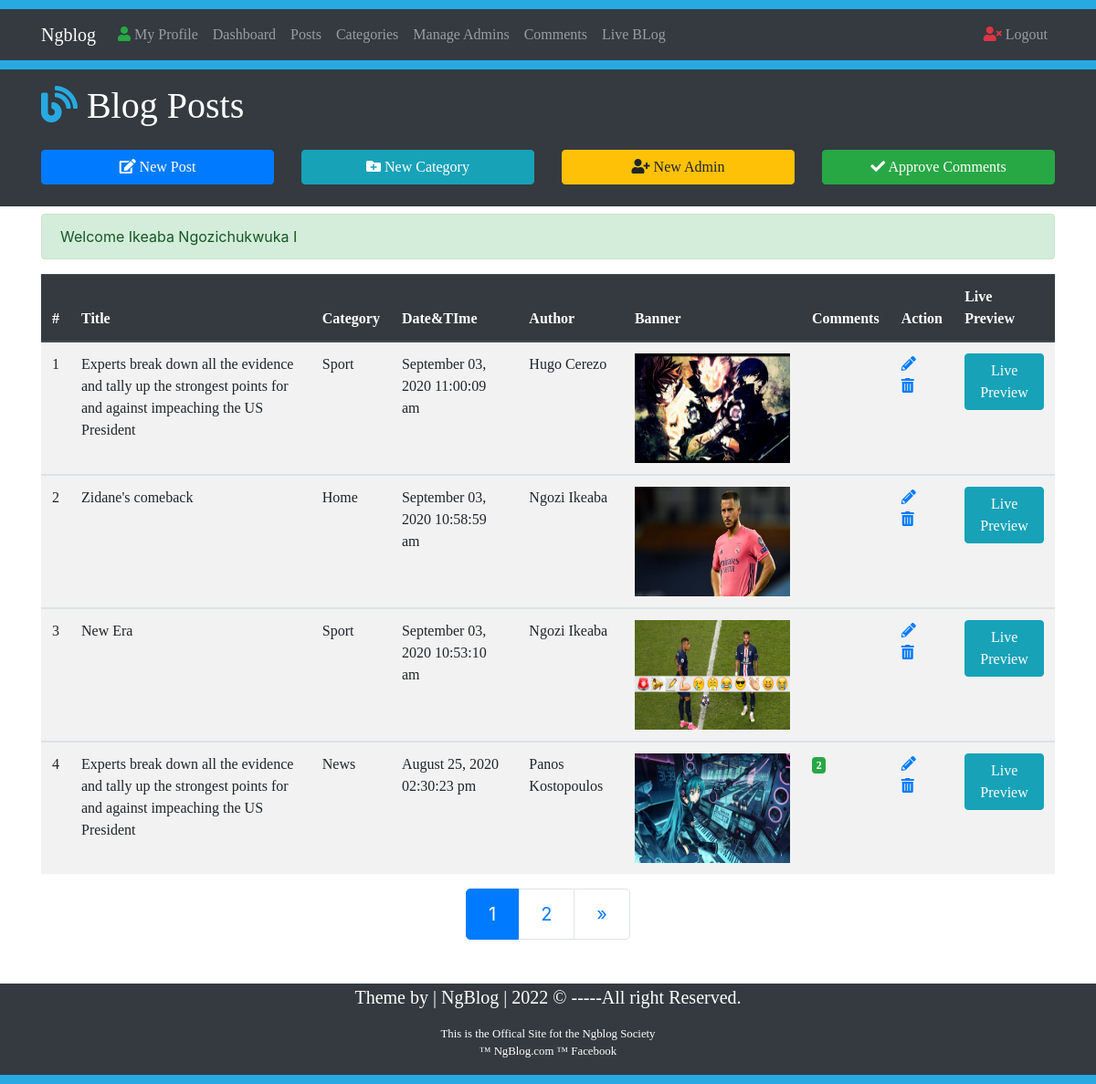
The page /posts.php?page=1 (signed in) on the database its author committed.
### tables this page shows
CREATE TABLE `post` (
  `post_id` int NOT NULL,
  `post_title` varchar(300) NOT NULL,
  `category` varchar(50) NOT NULL,
  `post_image` varchar(50) NOT NULL,
  `post_author` varchar(50) NOT NULL,
  `post_keyword` varchar(50) NOT NULL,
  `post_content` mediumtext NOT NULL,
  `datetime` varchar(50) NOT NULL
);

### includes/functions.php (called while the page is built, shortened)
<?php
function ApproveCommentAccordingtoPost($Post_ID) {
  include "config.php";
  $sql_approve = "SELECT COUNT(*) FROM comments WHERE post_id = '$Post_ID' AND status = 'ON'";
  $run_approve = mysqli_query($connect, $sql_approve);
  $show_approve = mysqli_fetch_array($run_approve);
  $total_approve = array_shift($show_approve);
  return $total_approve;
}
?>

### posts.php (the view, shortened to what this page needs)
<?php include "includes/config.php"; ?>
<?php include "includes/functions.php"; ?>
<?php include "includes/sessions.php"; ?>
<!DOCTYPE html>
<html lang = "en">
<head>
<link rel="stylesheet" href="https://use.fontawesome.com/releases/v5.6.3/css/all.css">
<link rel="stylesheet" href="https://stackpath.bootstrapcdn.com/bootstrap/4.4.1/css/bootstrap.min.css">
<link rel = "stylesheet" href = "css/styles.css">
</head>
<body>
<div style = "height: 10px; background: #27AAE1;"></div>
    <nav class = "navbar navbar-expand-lg navbar-dark bg-dark">
        <div class = "container">
            <a href = "blog.php?page=1" target= "_blank" class = "navbar-brand" style = "font-family:Book Antiqua;"> Ngblog </a>
                <div class = "collapse navbar-collapse" id = "navbarcollapseMENU">
                <ul class = "navbar-nav mr-auto">
                    <li class = "nav-item">
                        <a href  = "myprofile.php" class = "nav-link" style = "font-family:Book Antiqua;"><i class="fas fa-user text-success"></i> My Profile </a>
                    </li>
                    <li class = "nav-item">
                        <a href  = "dashboard.php" class = "nav-link" style = "font-family:Book Antiqua;"> Dashboard </a>
                    </li>
                    <li class = "nav-item">
                        <a href  = "posts.php?page=1" class = "nav-link" style = "font-family:Book Antiqua;"> Posts </a>
                    </li>
                    <li class = "nav-item">
                        <a href  = "categories.php" class = "nav-link" style = "font-family:Book Antiqua;"> Categories</a>
                    </li>
                    <li class = "nav-item">
                        <a href  = "admin.php" class = "nav-link" style = "font-family:Book Antiqua;"> Manage Admins</a>
                    </li>
                    <li class = "nav-item">
                        <a href  = "includes/comments.php" class = "nav-link" style = "font-family:Book Antiqua;"> Comments</a>
                    </li>
                    <li class = "nav-item">
                        <a href  = "blog.php?page=1" target= "_blank" class = "nav-link" style = "font-family:Book Antiqua;" > Live BLog</a>
                    </li>
                </ul>
                <ul class = "navbar-nav ml-auto">
                    <li class = "nav-item">
                        <a href = "logout.php" class = "nav-link" style = "font-family:Book Antiqua;"><i class="fas fa-user-times text-danger"></i> Logout</a>
                    </li>
                </div>
        </div>
    </nav>
<div style = "height: 10px; background: #27AAE1;"></div>
<header class = "bg-dark text-white py-3">
<div class = "container">
    <div class = "row">
        <div class = "col-md-12 mb-3">
    <h1 style = "font-family: Broadway;"><i class = "fas fa-blog" style = "color: #27AAE1;"></i> Blog Posts </h1>
        </div>
        <div class = "col-lg-3 mb-2">
            <a href = "new_post.php" class = "btn btn-primary btn-block" style = "font-family:Book Antiqua;">
                <i class = "fas fa-edit"></i> New Post
            </a>
        </div>
        <div class = "col-lg-3 mb-2">
            <a href = "categories.php" class = "btn btn-info btn-block" style = "font-family:Book Antiqua;">
                <i class = "fas fa-folder-plus"></i> New Category
            </a>
        </div>
        <div class = "col-lg-3 mb-2">
            <a href = "admin.php" class = "btn btn-warning btn-block" style = "font-family:Book Antiqua;">
                <i class = "fas fa-user-plus"></i> New Admin
            </a>
        </div>
        <div class = "col-lg-3 mb-2">
            <a href = "includes/comments.php" class = "btn btn-success btn-block" style = "font-family:Book Antiqua;">
                <i class = "fas fa-check"></i> Approve Comments
            </a>
        </div>
    </div>
</div>
</header>
<section class = "container py-2 mb-4">
<div class = "row">
    <div class = "col-lg-12">
    <?php
                echo SuccessMessage();
            ?>
        <table class = "table table-striped table-hover">
        <thead class = "thead-dark">
            <tr style = "font-family:Broadway">
                <th>#</th>
                <th>Title</th>
                <th>Category</th>
                <th>Date&TIme</th>
                <th>Author</th>
                <th>Banner</th>
                <th>Comments</th>
                <th>Action</th>
                <th>Live Preview</th>
            </tr>
        </thead>
<?php
if(isset($_GET["page"])) {
$page = $_GET["page"];
if ($page == 0 || $page < 1) {
$showPostFrom = 0;
    } else {
$showPostFrom = ($page*4)-4;
    }
$view_post = "SELECT * FROM post ORDER BY post_id DESC LIMIT $showPostFrom,4";
$run_view_post = mysqli_query($connect,$view_post);
$id = 0;
while($show_post = mysqli_fetch_array($run_view_post)) {
    $Id = $show_post["post_id"];
    $title = $show_post["post_title"];
    $category = $show_post["category"];
    $DateTime = $show_post["datetime"];
    $author = $show_post["post_author"];
    $image = $show_post["post_image"];
    $id++;
?>
        <tbody>
            <tr style = "font-family:Century Gothic">
                <td><?php echo htmlentities($id); ?></td>
                <td><?php echo htmlentities($title); ?></td>
                <td><?php echo htmlentities($category); ?></td>
                <td><?php echo htmlentities($DateTime); ?></td>
                <td><?php echo htmlentities($author); ?></td>
                <td><img src = "images/<?php echo htmlentities($image); ?>" width = "170px" height = "120px"></td>
                <td>
                    <?php
                    $total_approve = ApproveCommentAccordingtoPost($Id);
                    if ($total_approve > 0) {
                    ?>
                <span class = "badge badge-success" title = "Approve">
                    <?php
                    echo $total_approve;
                    ?>
                    </span>
                    <?php } ?>
            </td>
                <td><a href="includes/editpost.php?id=<?php echo $Id; ?>" title = "Edit"><span class = "fas fa-pencil-alt"></span></a>
                    <a href="includes/deletepost.php?id=<?php echo $Id; ?>" title = "Delete"><span class = "fas fa-trash-alt"></span></a>
                </td>
                <td>
                    <a href="fullpost.php?id=<?php echo $Id; ?>" target = "_blank"><span class = "btn btn-info btn-block"> Live Preview </span></a>
                </td>
            </tr>
        </tbody>
<?php } }?>
        </table>
    </div>
</div>
<nav aria-label="Page navigation example">
<ul class="pagination pagination-lg justify-content-center">
    <?php
    $count = "SELECT COUNT(*) FROM post";
    $run_count = mysqli_query($connect, $count);
    $fetch_count = mysqli_fetch_array($run_count);
    $show_count = array_shift($fetch_count);
    $postPagination = $show_count/4;
    $postPagination = ceil($postPagination);
    for ($i=1; $i <= $postPagination; $i++) {
        if (isset($page)) {
            if ($i == $page) {
    ?>
    <li class="page-item active">
    <a href="posts.php?page=<?php echo $i; ?>" class="page-link"> <?php echo $i; ?> </a>
    </li>
<?php
} else {
?>
<li class="page-item">
<a href="posts.php?page=<?php echo $i; ?>" class="page-link"> <?php echo $i; ?> </a>
</li>
<?php } } } ?>
<?php
if(isset($page) && !empty($page)) {
if ($page+1 <= $postPagination) {
?>
<li class="page-item">
<a href="posts.php?page=<?php echo $page+1; ?>" class="page-link"> &raquo; </a>
</li>
<?php } } ?>
</ul>
</nav>
</section>
<footer class = "bg-dark text-white" style = "font-family:Century Gothic;">
    <div class = "container">
        <div class = "row">
            <div class = "col">
            <p class = "lead text-center">Theme by | NgBlog | <span id = "year"></span> &copy; -----All right Reserved. </p>
            <p class = "text-center small"><a style = "color: white; text-decoration: none; cursor: pointer;" href= "https://ngblog.com/coupons/" target = "_blank">
            This is the Offical Site fot the Ngblog Society<br> &trade; NgBlog.com &trade; Facebook</a></p>
            </div>
        </div>
    </div>
</footer>
<div style = "height: 10px; background: #27AAE1;"></div>
</body>
</html>

### rows shown on the page
post: post_title "Experts break down all the evidence and tally up the strongest points for and against impeaching the US President", category "Sport", datetime "September 03, 2020 11:00:09 am", post_author "Hugo Cerezo", post_image (picture)
post: post_title "Zidane's comeback", category "Home", datetime "September 03, 2020 10:58:59 am", post_author "Ngozi Ikeaba", post_image (picture)
post: post_title "New Era", category "Sport", datetime "September 03, 2020 10:53:10 am", post_author "Ngozi Ikeaba", post_image (picture)
post: post_title "Experts break down all the evidence and tally up the strongest points for and against impeaching the US President", category "News", datetime "August 25, 2020 02:30:23 pm", post_author "Panos Kostopoulos", post_image (picture), total_approve "2"

### other values the page prints
SuccessMessage() "Welcome Ikeaba Ngozichukwuka I"
